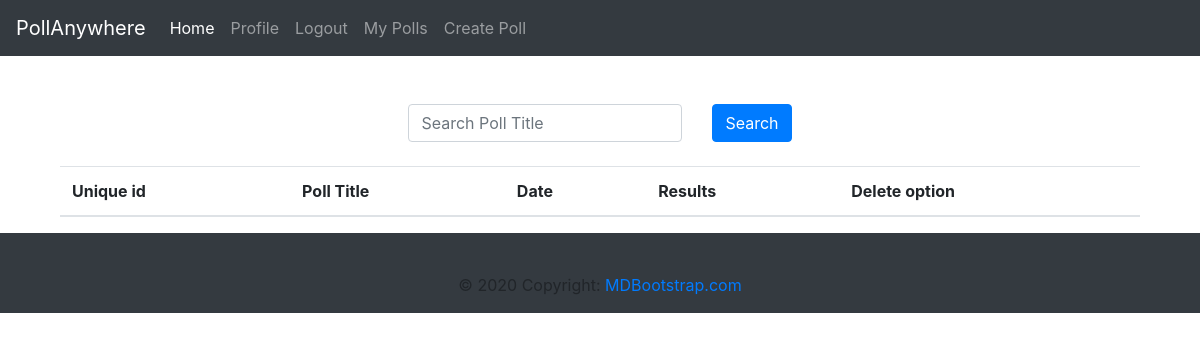
The page /user/root/ (signed in) on the database as committed earlier.
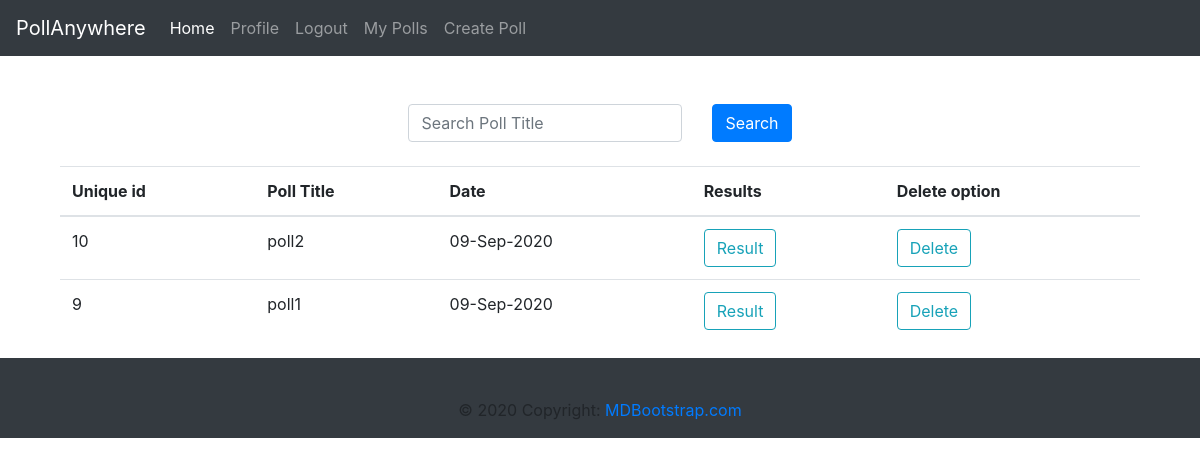
The same page on the database as committed later.
### polls/models.py (models this page shows, shortened)
class Poll(models.Model):
    title = models.CharField(max_length=100)
    question = models.CharField(max_length=250)
    question_image = models.ImageField(blank=True, upload_to='question_image')
    time_posted = models.DateTimeField(default=timezone.now)
    voters = models.ManyToManyField(User, related_name='voters')
    author = models.ForeignKey(User, on_delete=models.CASCADE)
    link = models.CharField(max_length=10)

### polls/views.py (the view)
# urls.py: path('user/<str:username>/',UserPollListView.as_view(), name='user-polls'),
class UserPollListView(LoginRequiredMixin,ListView):
    model = Poll
    template_name = 'poll/poll_list.html'
    context_object_name = 'polls'
    paginate_by = 5
    def get_queryset(self):
        user = get_object_or_404(User, username = self.kwargs.get('username'))
        search_title = self.request.GET.get('search_title')
        print(search_title, type(search_title))
        polls = None
        if search_title is None:
             polls = Poll.objects.filter(author = user).order_by('-time_posted')
        else:
            polls = Poll.objects.filter(
                Q(title__icontains=search_title) & Q(author = user)
                ).order_by('-time_posted')
        return polls

### polls/templates/polls/poll_list.html (shortened to what this page needs)
{% extends "polls/base.html" %}
{% block content %}
    <div class='container'>
    <form class="form-inline d-flex justify-content-center md-form form-sm mt-5" method='get'>
            <div class='row'>
            <div class='col-md mb-4'>
            <input class="form-control" type="text" placeholder="Search Poll Title" aria-label="Search Poll Title" name='search_title'>
            </div>
            <div class='col-md mb-4'>
            <button type="submit"  class="btn btn-primary">Search</button>
             </div>
            </div>
    </form>
    <table class="table">
    <thead>
      <tr>
        <th scope='col'>Unique id</th>
        <th scope="col">Poll Title</th>
        <th scope="col">Date</th>
        <th scope="col">Results</th>
        <th scope="col">Delete option</th>
      </tr>
    </thead>
    <tbody>
    {% for poll in polls %}
     <tr>
      <td scope="row">{{ poll.pk }} </td>
      <td>{{poll.title}}</td>
      <td>{{poll.time_posted| date:"d-M-Y"}}</td>
      <td><button type="button" onclick="window.location.href='{% url 'poll-result' poll.link %}'" class="btn btn-outline-info">Result</button></td>
      <td><button type="button" onclick="window.location.href='{% url 'poll-delete' poll.pk %}'" class="btn btn-outline-info">Delete</button></td>
    </tr>
    {% endfor %}
    </tbody>
    </table>
    </div>
{% endblock content %}

### polls/templates/polls/base.html (shortened to what this page needs)
{% load static %}
<!DOCTYPE html>
<html lang="en">
<head>
<link rel="stylesheet" href="https://stackpath.bootstrapcdn.com/bootstrap/4.5.2/css/bootstrap.min.css">
</head>
<body>
<header>
<nav class="navbar navbar-expand-lg navbar-dark bg-dark">
  <a class="navbar-brand" href="{% url 'poll-create' %}">PollAnywhere</a>
  <div class="collapse navbar-collapse" id="navbarNavAltMarkup">
    <div class="navbar-nav">
      <a class="nav-item nav-link active" href="{% url 'home' %}">Home <span class="sr-only">(current)</span></a>
      {% if user.is_authenticated %}
        <a class="nav-item nav-link" href="{% url 'profile' %}">Profile</a>
        <a class="nav-item nav-link" href="{% url 'logout' %}">Logout</a>
        <a class="nav-item nav-link" href="{% url 'user-polls' user%}">My Polls</a>
      {% else %}
        <a class="nav-item nav-link" href="{% url 'register' %}">Register</a>
        <a class="nav-item nav-link" href="{% url 'login' %}">Login</a>
      {% endif %}
      <a class="nav-item nav-link" href="{% url 'poll-create' %}">Create Poll</a>
    </div>
  </div>
</nav>
</header>
    <div class='container mx-auto'>
    {% block content %}
    {% endblock content %}
    </div>
<footer class="page-footer font-small bg-dark pt-4">
  <div class="footer-copyright text-center py-3">© 2020 Copyright:
    <a href="https://mdbootstrap.com/"> MDBootstrap.com</a>
  </div>
</footer>
</body>
</html>

Rows that differ between the two databases and show on the page:
added Poll: pk "10", title "poll2", time_posted "09-Sep-2020"
added Poll: pk "9", title "poll1", time_posted "09-Sep-2020"
